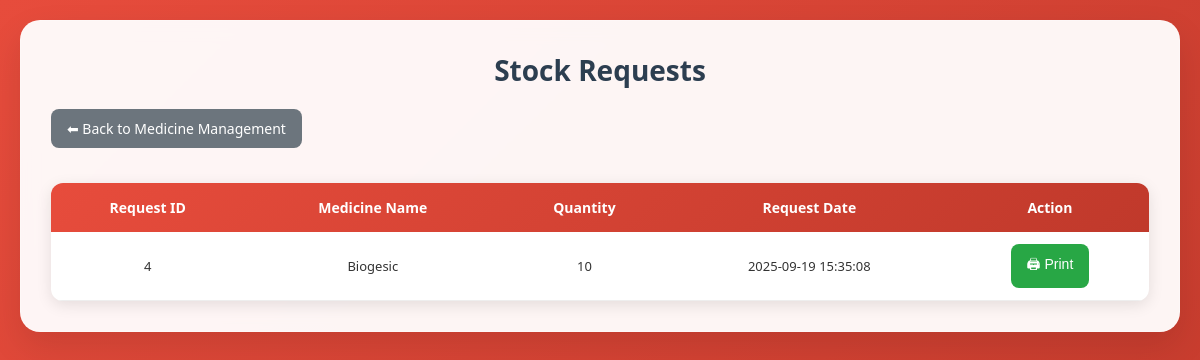
The page /view_stock_requests.php on the database its author committed.
### tables this page shows
CREATE TABLE `stock_request` (
  `request_id` int(11) NOT NULL,
  `medicine_id` int(11) NOT NULL,
  `quantity` int(11) NOT NULL,
  `request_date` timestamp NOT NULL DEFAULT current_timestamp() ON UPDATE current_timestamp()
);

CREATE TABLE `medicines` (
  `medicine_id` int(11) NOT NULL,
  `medicine_name` varchar(100) NOT NULL,
  `description` varchar(255) NOT NULL,
  `stock` int(11) NOT NULL,
  `expiry_date` date NOT NULL,
  `date_added` timestamp NOT NULL DEFAULT current_timestamp() ON UPDATE current_timestamp()
);

### view_stock_requests.php (the view, shortened to what this page needs)
<?php
include 'db_connect.php';
$query = "SELECT sr.request_id, sr.quantity, sr.request_date, m.medicine_name
          FROM stock_request sr
          JOIN medicines m ON sr.medicine_id = m.medicine_id
          ORDER BY sr.request_date DESC";
$result = $conn->query($query);
?>
<!DOCTYPE html>
<html lang="en">
<head>
  <link rel="stylesheet" href="assets/common_styles.css">
</head>
<body>
  <div class="container">
    <h2>Stock Requests</h2>
    <a href="medicine.php" class="btn btn-back">⬅ Back to Medicine Management</a>
    <table>
      <thead>
        <tr>
          <th>Request ID</th>
          <th>Medicine Name</th>
          <th>Quantity</th>
          <th>Request Date</th>
          <th>Action</th>
        </tr>
      </thead>
      <tbody>
        <?php while($row = $result->fetch_assoc()) { ?>
          <tr>
            <td><?= $row['request_id']; ?></td>
            <td><?= $row['medicine_name']; ?></td>
            <td><?= $row['quantity']; ?></td>
            <td><?= $row['request_date']; ?></td>
            <td>
              <button class="btn btn-print"
                onclick="printRequest(
                  '<?= $row['request_id']; ?>',
                  '<?= $row['medicine_name']; ?>',
                  '<?= $row['quantity']; ?>',
                  '<?= $row['request_date']; ?>'
                )">🖨 Print</button>
            </td>
          </tr>
        <?php } ?>
      </tbody>
    </table>
  </div>
</body>
</html>

### assets/common_styles.css (style rules this page uses)
* { padding: 0; margin: 0; box-sizing: border-box; }
body { font-family: 'Segoe UI', Tahoma, Geneva, Verdana, sans-serif; background: linear-gradient(135deg, #e74c3c 0%, #c0392b 100%); min-height: 100vh; color: #333; padding: 20px; }
.container { max-width: 1200px; margin: 0 auto; background: rgba(255, 255, 255, 0.95); padding: 30px; border-radius: 20px; box-shadow: 0 15px 35px rgba(0, 0, 0, 0.1); backdrop-filter: blur(10px); border: 1px solid rgba(255, 255, 255, 0.2); }
h2 { text-align: center; margin-bottom: 20px; color: #2c3e50; font-size: 28px; font-weight: 600; }
.btn { padding: 10px 16px; border: none; border-radius: 8px; font-size: 14px; cursor: pointer; transition: all 0.3s ease; text-decoration: none; display: inline-block; font-weight: 500; }
.btn-back { background: #6c757d; color: white; margin-bottom: 15px; }
table { width: 100%; border-collapse: collapse; background: #fff; border-radius: 12px; overflow: hidden; box-shadow: 0 4px 15px rgba(0,0,0,0.1); margin-top: 20px; }
thead { background: linear-gradient(135deg, #e74c3c 0%, #c0392b 100%); color: #fff; }
thead th { padding: 15px 12px; text-align: center; font-size: 14px; font-weight: 600; }
tbody td { padding: 12px; text-align: center; font-size: 13px; border-bottom: 1px solid #eee; }

### view_stock_requests.php (style rules this page uses)
.btn-print { background: #28a745; color: white; }

### rows shown on the page
stock_request: request_id "4", medicine.medicine_name "Biogesic", quantity "10", request_date "2025-09-19 15:35:08"
